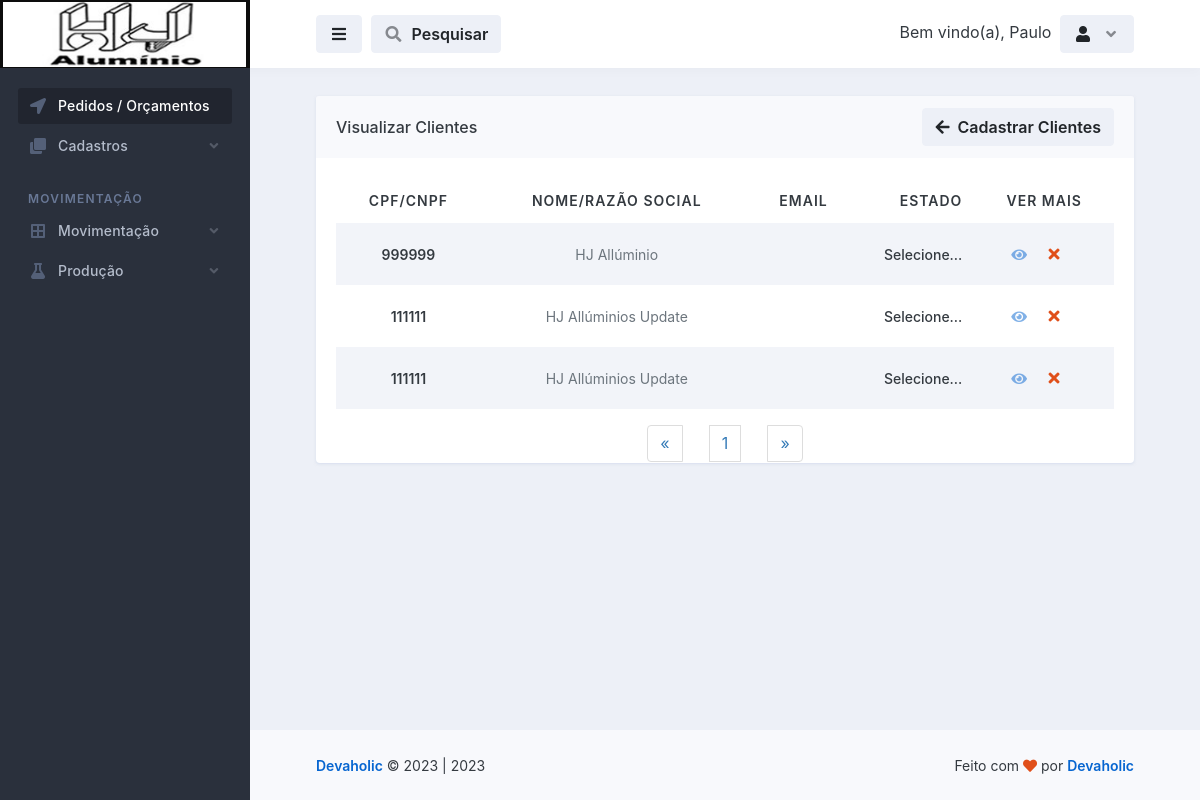
Before: /cadastros/visualizar_clientes.php (signed in) with the older database file.
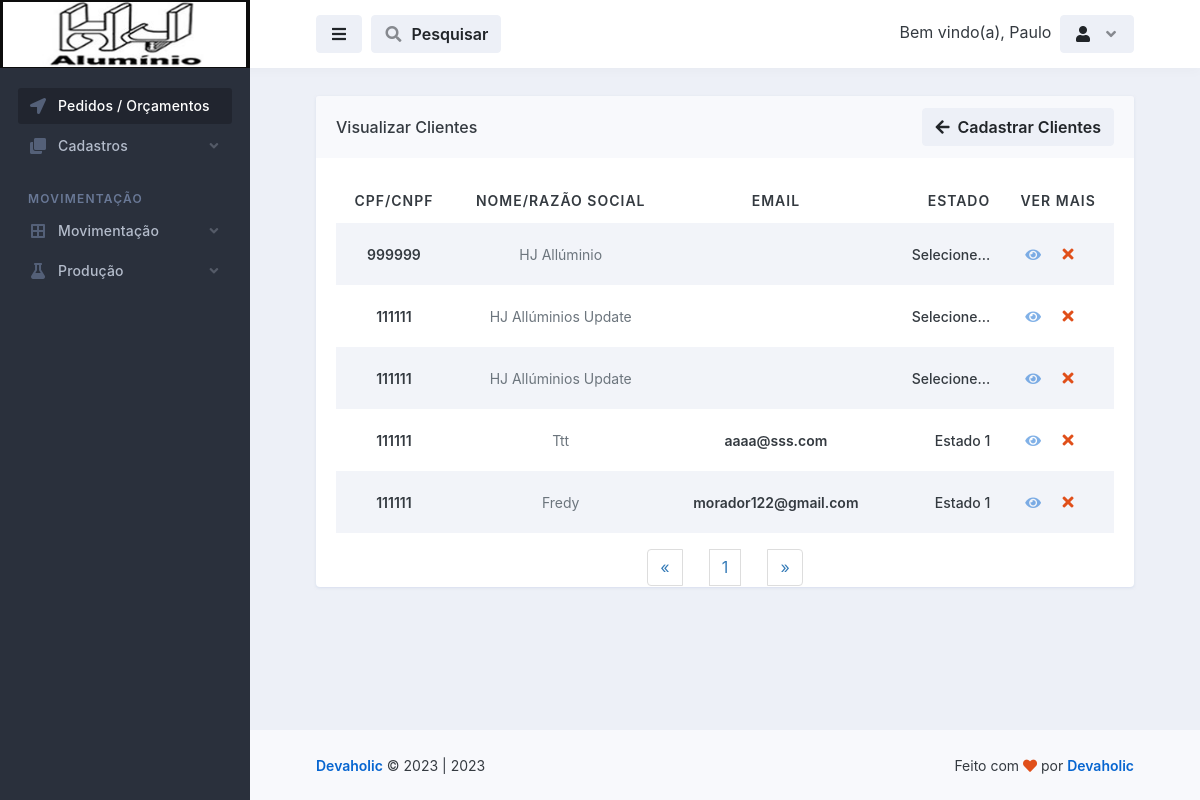
After: the same page with the newer database file.
### tables this page shows
CREATE TABLE `logado` (
  `id` int(11) NOT NULL,
  `nome` varchar(50) NOT NULL,
  `email` varchar(100) NOT NULL,
  `senha` varchar(50) NOT NULL,
  `parceiro_colaborador` varchar(100) NOT NULL,
  `cpf` int(100) NOT NULL,
  `rg` int(20) NOT NULL,
  `cep` int(20) NOT NULL,
  `endereco` varchar(100) NOT NULL,
  `telefone` varchar(50) NOT NULL,
  `complemento` varchar(100) NOT NULL,
  `bairro` varchar(100) NOT NULL,
  `cidade` varchar(100) NOT NULL,
  `uf` varchar(20) NOT NULL,
  `nascimento` varchar(100) NOT NULL,
  `nivel` varchar(20) NOT NULL
);

CREATE TABLE `clientes` (
  `id` int(11) NOT NULL,
  `cpf_cnpj` varchar(50) NOT NULL,
  `nome_razao_socil` varchar(50) NOT NULL,
  `contato` varchar(20) NOT NULL,
  `telefone` varchar(20) NOT NULL,
  `celular` varchar(20) NOT NULL,
  `email` varchar(50) NOT NULL,
  `senha` varchar(20) NOT NULL,
  `cep` varchar(20) NOT NULL,
  `rua` varchar(100) NOT NULL,
  `numero` varchar(20) NOT NULL,
  `complemento` varchar(100) NOT NULL,
  `bairro` varchar(100) NOT NULL,
  `cidade` varchar(100) NOT NULL,
  `estado` varchar(100) NOT NULL
);

### database.php (called while the page is built, shortened)
<?php
    class database
    {
        public $server = 'localhost';
        public $user = 'root';
        public $pass = '';
        public $bdn = 'maxportas';
        public function __construct()
        {
            try{
            $this->conn = new PDO('mysql:host='.$this->server.'; dbname='.$this->bdn, $this->user, $this->pass);
            } catch(PDOException $e){
                echo "Error $e";
            }
        }
    }
?>

### controllers/controllers_clientes.php (called while the page is built, shortened)
<?php
    include "../database.php";
class controllers_clientes extends database
{
    public function selecionar_clientes()
    {
        $selecionar_clientes = $this->conn->prepare("SELECT * FROM clientes ORDER BY id DESC");
        $selecionar_clientes->execute();
        $result_clientes = $selecionar_clientes->fetchAll(PDO::FETCH_ASSOC);
        return $result_clientes;
    }
}
?>

### cadastros/visualizar_clientes.php (the view, shortened to what this page needs)
<?php
$servidor = "localhost";
$usuario = "root";
$senha = "";
$dbname = "maxportas";
$conn = mysqli_connect($servidor, $usuario, $senha, $dbname);
$pagina = (isset($_GET['pagina']))? $_GET['pagina'] : 1;
$result_clientes = "SELECT * FROM clientes";
$resultado_clientes = mysqli_query($conn, $result_clientes);
$total_clientes = mysqli_num_rows($resultado_clientes);
$quantidade_pg = 10;
$num_pagina = ceil($total_clientes/$quantidade_pg);
$incio = ($quantidade_pg*$pagina)-$quantidade_pg;
$result_clientes = "SELECT * FROM clientes limit $incio, $quantidade_pg";
$resultado_clientes = mysqli_query($conn, $result_clientes);
?>
<!doctype html>
<html lang="en">
  <head>
    <link rel="stylesheet" id="css-main" href="../assets/css/dashmix.min.css">
    <link rel="stylesheet" href="../assets/css/pagination.css">
  </head>
  <body>
    <div id="page-container" class="sidebar-o sidebar-dark enable-page-overlay side-scroll page-header-fixed main-content-narrow">
    <?php require_once "../template/sidebar.php" ?>
<header id="page-header">
    <div class="content-header">
    <div class="space-x-1">
        <button type="button" class="btn btn-alt-secondary" data-toggle="layout" data-action="sidebar_toggle">
        <i class="fa fa-fw fa-bars"></i>
        </button>
            <button type="button" class="btn btn-alt-secondary" data-toggle="layout" data-action="header_search_on">
              <i class="fa fa-fw opacity-50 fa-search"></i> <span class="ms-1 d-none d-sm-inline-block">Pesquisar</span>
            </button>
    </div>
    <?php require_once "../template/btn_logout.php"; ?>
    </div>
</header>
      <main id="main-container">
        <div class="content content-full content-boxed">
          <div class="row">
            <div class="col-md-12">
              <div class="block block-rounded block-mode-loading-refresh">
                <div class="block-header block-header-default">
                  <h3 class="block-title">
                    Visualizar Clientes
                  </h3>
                  <a class="btn btn-alt-secondary" href="clientes.php">
                    <i class="fa fa-arrow-left me-1"></i> Cadastrar Clientes
                  </a>
                </div>
                <div class="block-content">
                  <table class="table table-striped table-hover table-borderless table-vcenter fs-sm">
                  <?php
                    require_once "../controllers/controllers_clientes.php";
                    $selecionar_clientes = new controllers_clientes();
                    $resul_clientes = $selecionar_clientes->selecionar_clientes();
                    if(count($resul_clientes) > 0)
                    { ?>
                    <thead style="text-align: center;">
                      <tr class="text-uppercase">
                        <th>CPF/CNPF</th>
                        <th class="d-none d-xl-table-cell">Nome/Razão Social</th>
                        <th>Email</th>
                        <th class="d-none d-sm-table-cell text-end" style="width: 120px;">Estado</th>
                        <th>Ver Mais</th>
                      </tr>
                    </thead>
                    <?php } ?>
                    <tbody style="text-align: center;">
                        <?php
                            require_once "../controllers/controllers_clientes.php";
                            $selecionar_clientes = new controllers_clientes();
                            $resul_clientes = $selecionar_clientes->selecionar_clientes();
                            if(count($resul_clientes) > 0)
                            {
                              while($row_clientes = mysqli_fetch_assoc($resultado_clientes)){ ?>
                              <tr>
                                  <td>
                                      <span class="fw-semibold"><?php echo $row_clientes['cpf_cnpj']; ?></span>
                                  </td>
                                  <td class="d-none d-xl-table-cell">
                                      <span class="fs-sm text-muted"><?php echo $row_clientes['nome_razao_socil']; ?></span>
                                  </td>
                                  <td>
                                      <span class="fw-semibold"><?php echo $row_clientes['email']; ?></span>
                                  </td>
                                  <td class="d-none d-sm-table-cell text-end fw-medium">
                                  <?php echo $row_clientes['estado']; ?>
                                  </td>
                                  <td class="text-center text-nowrap fw-medium" style="display: flex; justify-content: center; align-items: center;">
                                      <a href="vermais_clientes.php?view_clientes=<?php $idCriptografado = base64_encode($row_clientes['id']); echo $idCriptografado; ?>">
                                          <i class="fa fa-eye me-1 opacity-50"></i>
                                      </a>
                                      <?php
                                       echo "<button class='btn' onclick='abrirModal(".$row_clientes['id'].")'><i class='fa fa-fw fa-times text-danger'></i></button>";
                                      ?>
                                  </td>
                              </tr>
                        <?php } } else{ echo "<h1>Nenhum registo encontrado!</h1>"; } ?>
                    </tbody>
                  </table>
                  <?php
                    $pagina_anterior = $pagina - 1;
                    $pagina_posterior = $pagina + 1;
                  ?>
                <nav class="text-center">
                  <ul class="pagination" style="display: flex; align-items: center; justify-content: space-between; width: 20%; margin: auto;">
                    <li>
                      <?php
                      if($pagina_anterior != 0){ ?>
                        <a href="visualizar_clientes.php?pagina=<?php echo $pagina_anterior; ?>" aria-label="Previous">
                          <span aria-hidden="true">&laquo;</span>
                        </a>
                      <?php }else{ ?>
                        <span aria-hidden="true">&laquo;</span>
                      <?php }  ?>
                    </li>
                    <?php
                    for($i = 1; $i < $num_pagina + 1; $i++){ ?>
                      <li><a href="visualizar_clientes.php?pagina=<?php echo $i; ?>"><?php echo $i; ?></a>
                      </li>
                    <?php } ?>
                    <li>
                      <?php
                      if($pagina_posterior <= $num_pagina){ ?>
                        <a href="visualizar_clientes.php?pagina=<?php echo $pagina_posterior; ?>" aria-label="Previous">
                          <span aria-hidden="true">&raquo;</span>
                        </a>
                      <?php }else{ ?>
                        <span aria-hidden="true">&raquo;</span>
                      <?php }  ?>
                    </li>
                  </ul>
                </nav>
                </div>
                </div>
              </div>
        </div>
      </main>
      <?php require_once "../template/footer.php"; ?>
    </div>
  </body>
</html>

### template/sidebar.php (shortened to what this page needs)
<nav id="sidebar" aria-label="Main Navigation">
    <div style="background-color: black;">
        <div class="content-header bg-white-5">
        <a class="fw-semibold text-white tracking-wide" href="../dashboard/dashboard.php">
            <span class="smini-hidden">
            <img style="margin-left: -15px; height: 65px; width: 132%;" src="../assets/img/logoHJ-Aluminio-Sidebarr.jpg" alt="logoHJ-Alumínio">
            </span>
        </a>
        </div>
    </div>
    <div class="js-sidebar-scroll">
        <div class="content-side">
        <ul class="nav-main">
            <li class="nav-main-item">
            <a class="nav-main-link active" href="../dashboard/dashboard.php">
                <i class="nav-main-link-icon fa fa-location-arrow"></i>
                <span class="nav-main-link-name">Pedidos / Orçamentos</span>
            </a>
            </li>
            <li class="nav-main-item">
            <a class="nav-main-link nav-main-link-submenu" data-toggle="submenu" aria-haspopup="true" aria-expanded="false" href="#">
                <i class="nav-main-link-icon fa fa-clone"></i>
                <span class="nav-main-link-name">Cadastros</span>
            </a>
            </li>
            <li class="nav-main-heading">Movimentação</li>
            <li class="nav-main-item">
            <a class="nav-main-link nav-main-link-submenu" data-toggle="submenu" aria-haspopup="true" aria-expanded="false" href="#">
                <i class="nav-main-link-icon fa fa-border-all"></i>
                <span class="nav-main-link-name">Movimentação</span>
            </a>
            </li>
            <li class="nav-main-item">
                <a href="#" class="nav-main-link nav-main-link-submenu" data-toggle="submenu" aria-haspopup="true"  aria-expanded="false">
                    <i class="nav-main-link-icon fa fa-flask"></i>
                    <span class="nav-main-link-name">Produção</span>
                </a>
            </li>
        </ul>
        </div>
    </div>
</nav>

### template/btn_logout.php (shortened to what this page needs)
<?php
    include "../conexao-bd.php";
    $email = $_SESSION['email'];
    $selecinarUserLogado = $conn->prepare("SELECT * FROM logado WHERE email = :email");
    $selecinarUserLogado->bindValue(':email', $email);
    $selecinarUserLogado->execute();
    $row = $selecinarUserLogado->fetch(PDO::FETCH_ASSOC);
?>
<div class="space-x-1">
    <div class="dropdown d-inline-block">
        <span class="d-sm-inline-block">Bem vindo(a), <?php echo $row['nome']; ?></span>
    </div>
    <div class="dropdown d-inline-block">
    <button type="button" class="btn btn-alt-secondary" id="page-header-user-dropdown" data-bs-toggle="dropdown" aria-haspopup="true" aria-expanded="false">
        <i class="fa fa-fw fa-user"></i>
        <i class="fa fa-fw fa-angle-down opacity-50 ms-1 d-none d-sm-inline-block"></i>
    </button>
    </div>
</div>

### template/footer.php (shortened to what this page needs)
<footer id="page-footer" class="bg-body-light">
    <div class="content py-0">
        <div class="row fs-sm">
        <div class="col-sm-6 order-sm-2 mb-1 mb-sm-0 text-center text-sm-end">
            Feito com <i class="fa fa-heart text-danger"></i> por <a class="fw-semibold" href="http://devaholic.ao/" target="_blank">Devaholic</a>
        </div>
        <div class="col-sm-6 order-sm-1 text-center text-sm-start">
            <a class="fw-semibold" href="https://devaholic.ao" target="_blank">Devaholic</a> &copy; <span>2023 | <?php echo Date('Y'); ?></span>
        </div>
        </div>
    </div>
</footer>

### assets/css/pagination.css (style rules this page uses)
.pagination { display:inline-block;padding-left:0;margin:20px 0;border-radius:4px }
.pagination>li { display:inline }
.pagination>li>a,.pagination>li>span { position:relative;float:left;padding:6px 12px;margin-left:-1px;line-height:1.42857143;color:#337ab7;text-decoration:none;background-color:#fff;border:1px solid #ddd }
.pagination>li:first-child>a,.pagination>li:first-child>span { margin-left:0;border-top-left-radius:4px;border-bottom-left-radius:4px }
.pagination>li:last-child>a,.pagination>li:last-child>span { border-top-right-radius:4px;border-bottom-right-radius:4px }

Changed rows visible on the page:
added clientes: cpf_cnpj "111111", nome_razao_socil "Ttt", email "aaaa@sss.com", estado "Estado 1"
added clientes: cpf_cnpj "111111", nome_razao_socil "Fredy", email "morador122@gmail.com", estado "Estado 1"
